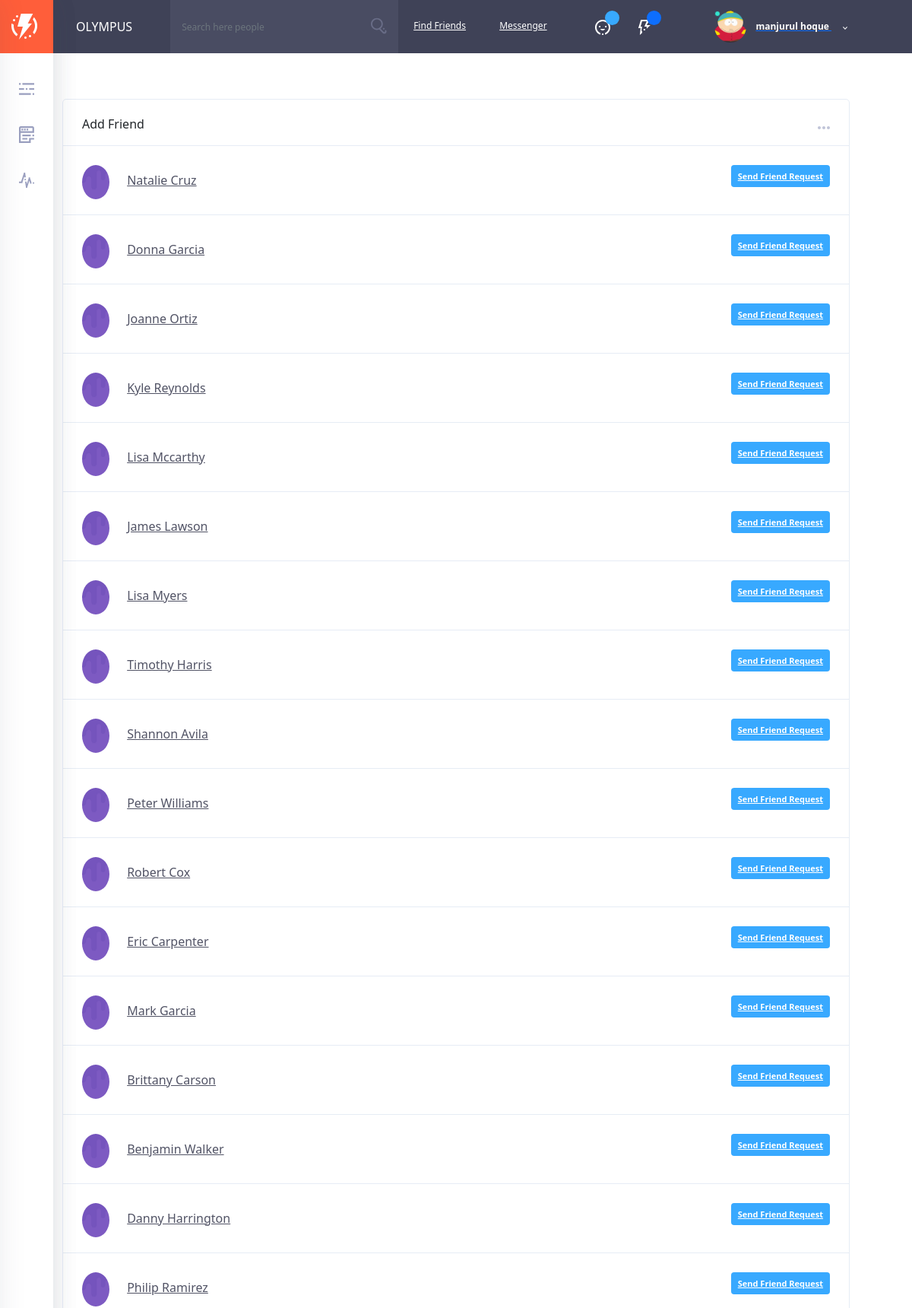
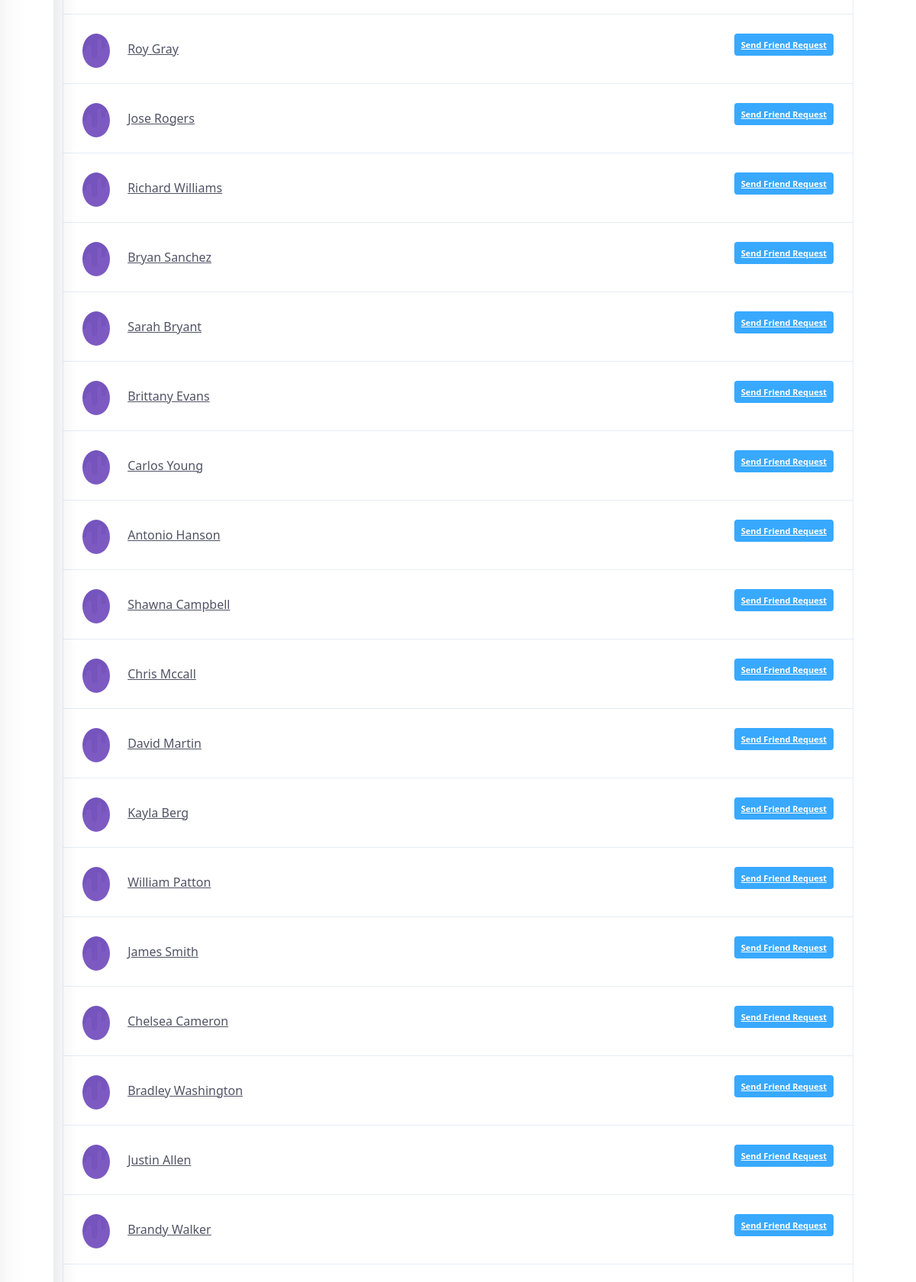
Screenshot of /find-friends (signed in, upper part) with the database file from the repository (2 pictures, top to bottom).
### accounts/models.py (models this page shows, shortened)
class User(AbstractUser):
    username = models.CharField(
        'username',
        max_length=50,
        unique=True,
        help_text='Required. 50 characters or fewer. Letters, digits and @/./+/-/_ only.',
        error_messages={
            'unique': "A user with that username already exists.",
        },
    )
    email = models.EmailField(unique=True, blank=False,
                              error_messages={
                                  'unique': "A user with that email already exists.",
                              })
    gender = models.CharField(max_length=20)
    status = models.BooleanField(default=False)
    about = models.TextField(blank=True)
    USERNAME_FIELD = "email"
    REQUIRED_FIELDS = ["username", "gender"]

### userprofile/models.py (models this page shows, shortened)
class Profile(models.Model):
    user = models.OneToOneField(User, on_delete=models.DO_NOTHING, related_name='profile')
    profile_image = models.ImageField(upload_to='avatars', default='avatars/guest.png')
    cover_image = models.ImageField(upload_to='avatars', default='avatars/cover.png')
    phone = models.CharField(max_length=20, blank=True)
    city = models.CharField(max_length=20, blank=True)
    country = models.CharField(max_length=20, blank=True)

### friends/views.py (the view)
# urls.py: path('find-friends', FindFriendsListView.as_view(), name="find-friends"),
class FindFriendsListView(LoginRequiredMixin, ListView):
    model = Friend
    context_object_name = 'users'
    template_name = "friends/find-friends.html"
    def get_queryset(self):
        current_user_friends = self.request.user.friends.values('id')
        sent_request = list(
            FriendshipRequest.objects.filter(Q(to_user=self.request.user) | Q(from_user=self.request.user))
                .values_list('from_user_id', flat=True))
        users = User.objects.exclude(id__in=current_user_friends).exclude(id__in=sent_request).exclude(
            id=self.request.user.id)
        return users

### templates/friends/find-friends.html (shortened to what this page needs)
{% extends 'base.html' %}
{% load static %}
{% block content %}
    <div class="container">
        <div class="row">
            <div class="col col-xl-12 order-xl-2 col-lg-9 order-lg-2 col-md-12 order-md-1 col-sm-12 col-12">
                <div class="ui-block">
                    <div class="ui-block-title">
                        <h6 class="title">Add Friend</h6>
                        <a href="#" class="more">
                            <svg class="olymp-three-dots-icon">
                                <use xlink:href="svg-icons/sprites/icons.svg#olymp-three-dots-icon"></use>
                            </svg>
                        </a>
                    </div>
                    <ul class="notification-list friend-requests">
                        {% for user in users %}
                            <li>
                                <div class="author-thumb">
                                    {% if user.profile.profile_image.url %}
                                        <img src="{{ user.profile.profile_image.url }}" class="author-img" alt="author" style="height: 45px">
                                    {% else %}
                                        <img src="{% static 'img/bg-birthdays.jpg' %}" class="author-img" alt="author" style="height: 45px">
                                    {% endif %}
                                </div>
                                <div class="notification-event">
                                    <a href="#" class="h6 notification-friend">{{ user.get_full_name }}</a>
                                </div>
                                <span class="notification-icon">
                                    <a href="javascript:void(0)" data-url="{% url 'friends:send-request' user.username %}" class="add-butn add-friend accept-request" data-ripple="" data-friend="{{ user.username }}">
                                        Send Friend Request
                                    </a>
                                </span>
                            </li>
                        {% endfor %}
                    </ul>
                </div>
            </div>
        </div>
    </div>
{% endblock %}

### templates/includes/header.html (shortened to what this page needs)
{% load static %}
<div class="fixed-sidebar">
    <div class="fixed-sidebar-left sidebar--small" id="sidebar-left">
        <a href="{% url 'core:home' %}" class="logo">
            <div class="img-wrap">
                <img src="{% static 'img/logo.webp' %}" alt="olympus">
            </div>
        </a>
        <div class="mCustomScrollbar" data-mcs-theme="dark">
            <ul class="left-menu">
                <li>
                    <a href="#" class="js-sidebar-open">
                        <svg class="olymp-menu-icon left-menu-icon" data-toggle="tooltip" data-placement="right"
                             data-original-title="OPEN MENU">
                            <use xlink:href="#olymp-menu-icon"></use>
                        </svg>
                    </a>
                </li>
                <li>
                    <a href="{% url 'core:home' %}">
                        <svg class="olymp-newsfeed-icon left-menu-icon" data-toggle="tooltip" data-placement="right"
                             data-original-title="NEWSFEED">
                            <use xlink:href="#olymp-newsfeed-icon"></use>
                        </svg>
                    </a>
                </li>
                <li>
                    <a href="{% url 'profile:edit-profile' %}">
                        <svg class="olymp-stats-icon left-menu-icon" data-toggle="tooltip" data-placement="right"
                             data-original-title="My profile">
                            <use xlink:href="#olymp-stats-icon"></use>
                        </svg>
                    </a>
                </li>
            </ul>
        </div>
    </div>
</div>
<header class="header" id="site-header">
    <div class="page-title" style="cursor: pointer;" data-link="{% url 'core:home' %}"
         onclick="window.location.href=$(this).data('link');">
        <h6>olympus</h6>
    </div>
    <div class="header-content-wrapper">
        <form class="search-bar w-search notification-list friend-requests">
            <div class="form-group with-button">
                <input class="form-control js-user-searchh" placeholder="Search here people" type="text">
                <button>
                    <svg class="olymp-magnifying-glass-icon">
                        <use xlink:href="#olymp-magnifying-glass-icon"></use>
                    </svg>
                </button>
            </div>
        </form>
        <a href="{% url 'friends:find-friends' %}" class="link-find-friend">Find Friends</a>
        <a href="{% url 'communications:all-messages' %}" class="link-find-friend">Messenger</a>
        <div class="control-block">
            <div class="control-icon more has-items">
                <svg class="olymp-happy-face-icon">
                    <use xlink:href="#olymp-happy-face-icon"></use>
                </svg>
                <div class="label-avatar bg-blue" id="total-friend-requests"></div>
            </div>
            <div class="control-icon more has-items">
                <svg class="olymp-thunder-icon">
                    <use xlink:href="#olymp-thunder-icon"></use>
                </svg>
                <div class="label-avatar bg-primary" id="notification-count"></div>
            </div>
            <div class="author-page author vcard inline-items more">
                <div class="author-thumb">
                    <img alt="author" src="{{ user.profile.profile_image.url }}" style="width: 42px; height: 42px"
                         class="avatar">
                    <span class="icon-status online"></span>
                </div>
                <a href="#" class="author-name fn">
                    <div class="author-title">
                        {{ user.get_full_name }}
                        <svg class="olymp-dropdown-arrow-icon">
                            <use xlink:href="#olymp-dropdown-arrow-icon"></use>
                        </svg>
                    </div>
                </a>
            </div>
        </div>
    </div>
</header>
<div class="header-spacer"></div>

### static/css/custom.css (style rules this page uses)
.author-img { width: 36px; height: 36px; }

### static/css/chat.css (style rules this page uses)
body { margin-top: 20px; }

### rows the page displays
User: profile.profile_image (picture), get_full_name "manjurul hoque"
User: get_full_name "Natalie Cruz"
User: get_full_name "Donna Garcia"
User: get_full_name "Joanne Ortiz"
User: get_full_name "Kyle Reynolds"
User: get_full_name "Lisa Mccarthy"
User: get_full_name "James Lawson"
User: get_full_name "Lisa Myers"
User: get_full_name "Timothy Harris"
User: get_full_name "Shannon Avila"
User: get_full_name "Peter Williams"
User: get_full_name "Robert Cox"
User: get_full_name "Eric Carpenter"
User: get_full_name "Mark Garcia"
User: get_full_name "Brittany Carson"
User: get_full_name "Benjamin Walker"
User: get_full_name "Danny Harrington"
User: get_full_name "Philip Ramirez"
User: get_full_name "Roy Gray"
User: get_full_name "Jose Rogers"
User: get_full_name "Richard Williams"
User: get_full_name "Bryan Sanchez"
User: get_full_name "Sarah Bryant"
User: get_full_name "Brittany Evans"
User: get_full_name "Carlos Young"
User: get_full_name "Antonio Hanson"
User: get_full_name "Shawna Campbell"
User: get_full_name "Chris Mccall"
User: get_full_name "David Martin"
User: get_full_name "Kayla Berg"
User: get_full_name "William Patton"
User: get_full_name "James Smith"
User: get_full_name "Chelsea Cameron"
User: get_full_name "Bradley Washington"
User: get_full_name "Justin Allen"
User: get_full_name "Brandy Walker"
